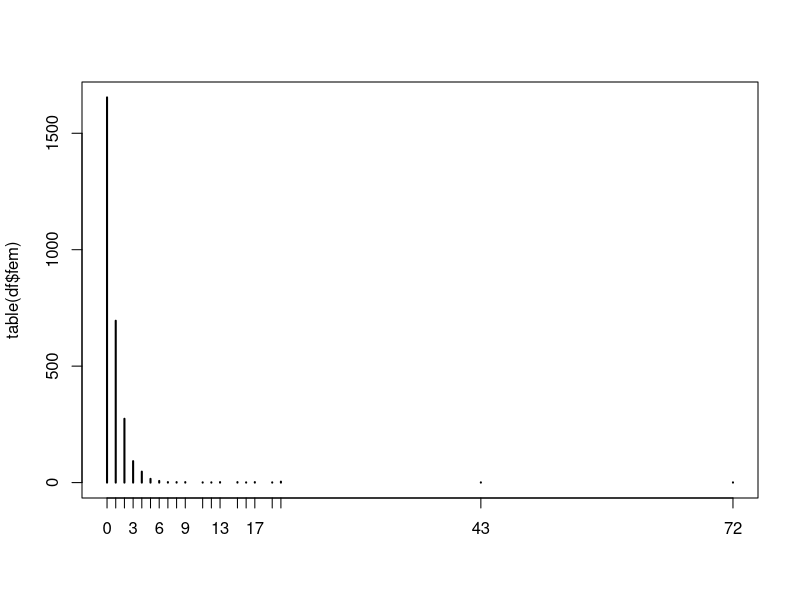
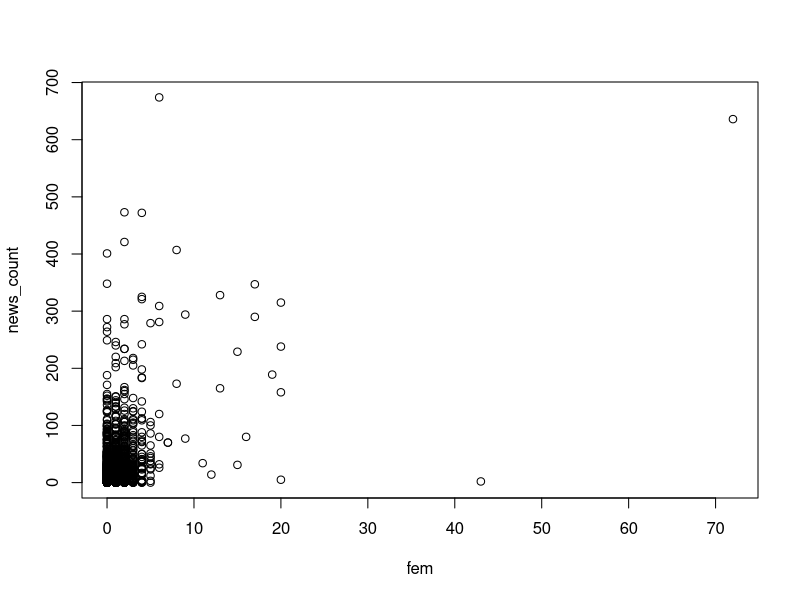
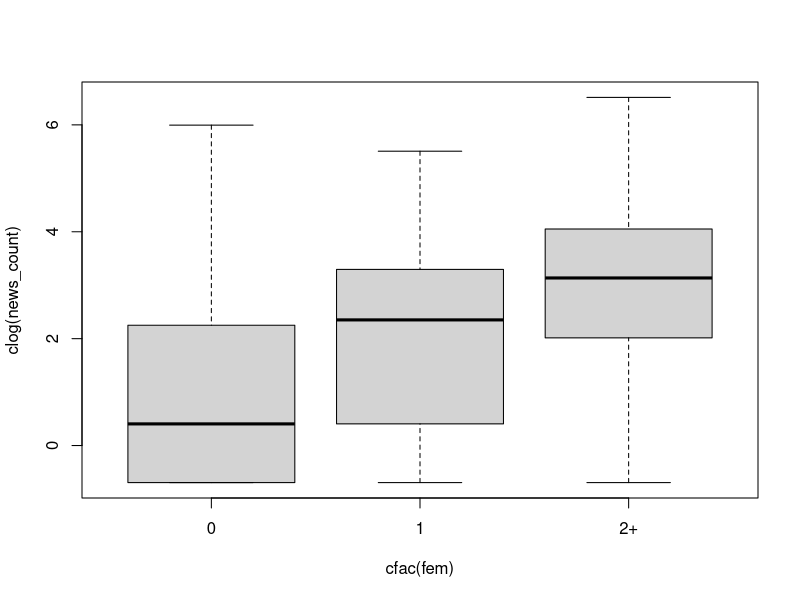
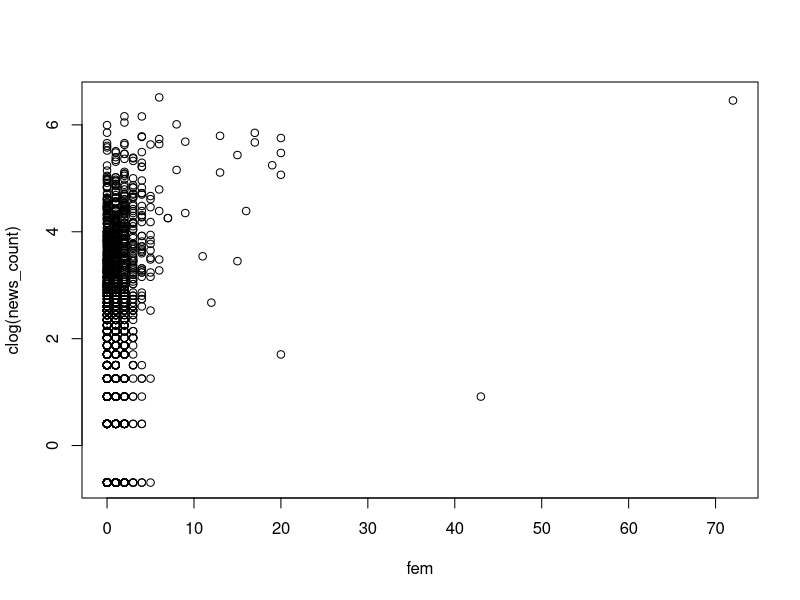
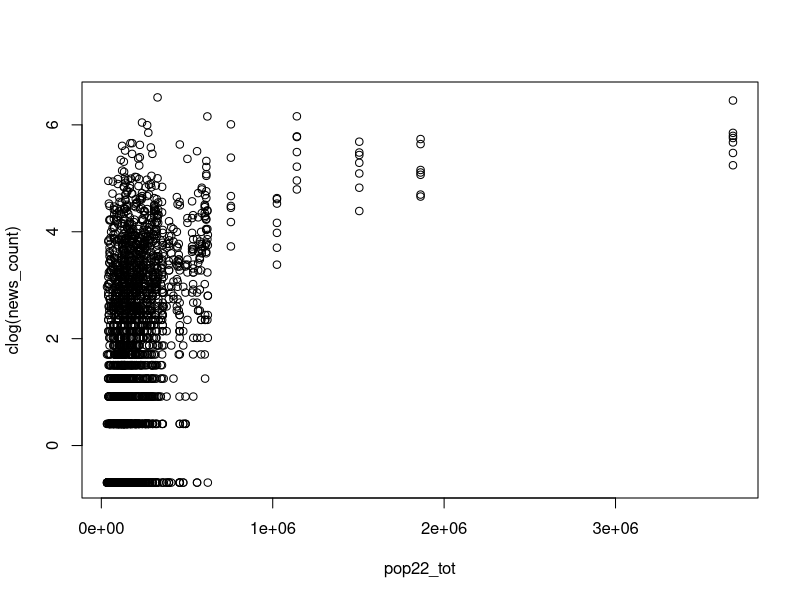
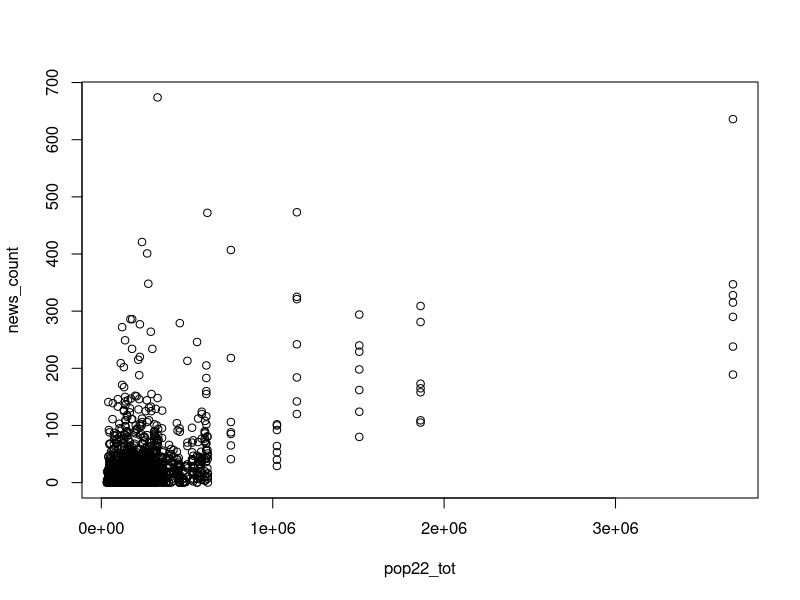
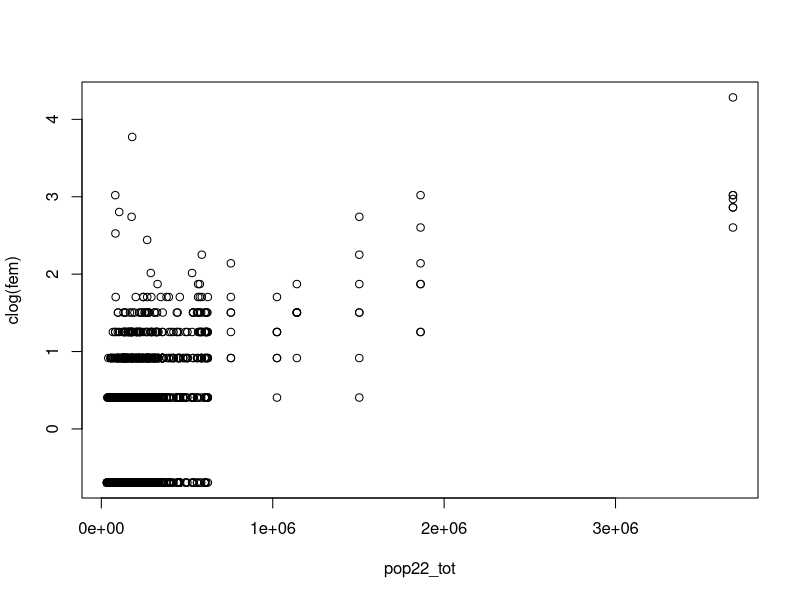
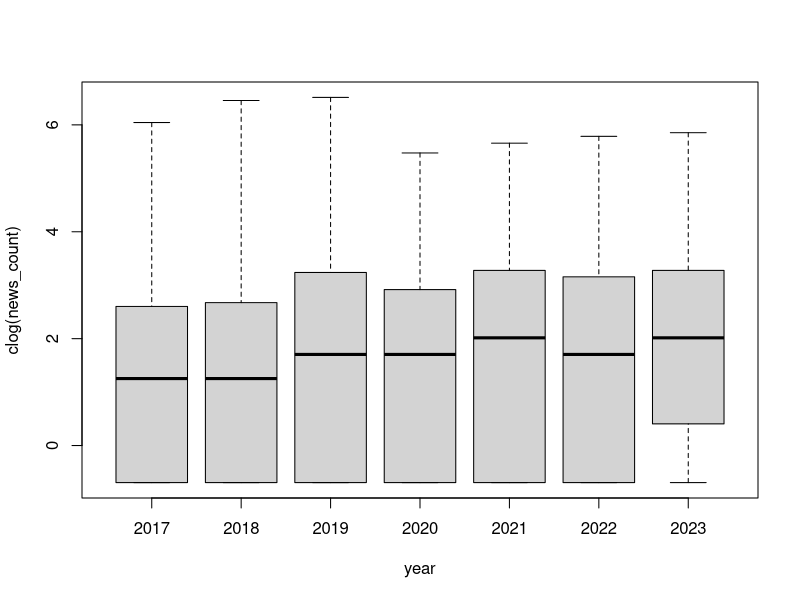

Write R code to recreate these figures, in order. (Note: this script raises an error after producing the figures.)
# load packages
library(lme4)
library(dplyr)
library(glmmTMB)

# LOAD DATA----
df <- read.csv("data/pks_fem_news_for_R.csv")

df <- df[-which(df$NUTS == ""), ]
df <- df %>% replace(is.na(.), 0)

# make sure data types are correct
df$NUTS <- factor(df$NUTS)
df$year <- factor(df$year)


# EXPLORE DATA (PLOTS)----

# plot dependent variable (news_count)

plot(table(df$fem))

# plot relation between dependent + independent variables

plot(news_count ~ fem, data = df)

clog <- function(x) log(x+0.5)

cfac <- function(x, breaks = NULL) {
  if(is.null(breaks)) breaks <- unique(quantile(x, 0:10/10)) 
  x <- cut(x, breaks, include.lowest = TRUE, right = FALSE) 
  levels(x) <- paste(breaks[-length(breaks)], ifelse(diff(breaks) > 1, 
                                                     c(paste("-", breaks[-c(1, length(breaks))] - 1, sep = ""), "+"), ""), 
                     sep = "") 
  return(x) 
}

plot(clog(news_count) ~ cfac(fem), data = df)
plot(clog(news_count) ~ fem, data = df)
plot(clog(news_count) ~ pop22_tot, data = df)
plot(news_count ~ pop22_tot, data = df)
plot(clog(fem) ~ pop22_tot, data = df)
plot(clog(news_count) ~ year, data = df)


# NEG. BIN: REGRESSION MODEL----

# offset
df$log_pop <- log(df$pop22_tot)

# numeric year
df$year_num <- as.numeric(as.character(df$year))
df$year_c <- df$year_num - mean(df$year_num)

# lagged effects

df <- df %>%
  arrange(NUTS, year_num) %>%
  group_by(NUTS) %>%
  mutate(
    fem_lag1 = lag(fem, 1),
    fem_lag2 = lag(fem, 2)
  ) %>%
  ungroup()

model_nb_lag <- glmmTMB(
  news_count ~ fem + fem_lag1 + fem_lag2 + year_c +
    offset(log_pop) + (1 | NUTS),
  data = df,
  family = nbinom2()
)

summary(model_nb_lag)

sink("output_regression_model.txt")
print(summary(model_nb_lag))
sink() 

# CALCULATE RESIDUALS----

df_model <- df %>% 
  subset(!(is.na(fem_lag2) | is.na(fem_lag1)))

df_out <- df_out %>%
  mutate(
    pred_news2 = predict(
      mod2,
      type = "response",
      allow.new.levels = TRUE
    ),
    
    resid_pearson2 = residuals(
      mod2,
      type = "pearson"
    ),
    
    resid_deviance2 = residuals(
      mod2,
      type = "deviance"
    )
  )

# save residuals

write.csv(
  df_out,
  "data/news_fem_residuals.csv",
  row.names = FALSE
)
